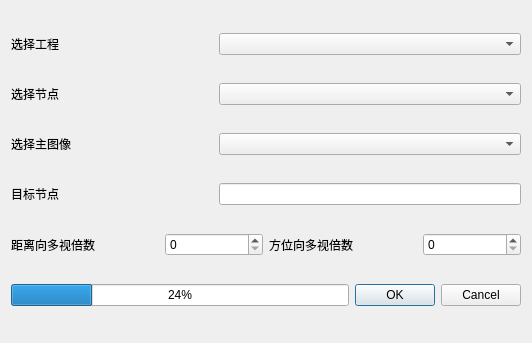
<?xml version="1.0" encoding="UTF-8"?>
<ui version="4.0">
 <class>interferogram_generation</class>
 <widget class="QWidget" name="interferogram_generation">
  <property name="geometry">
   <rect>
    <x>0</x>
    <y>0</y>
    <width>532</width>
    <height>343</height>
   </rect>
  </property>
  <property name="windowTitle">
   <string>干涉相位生成</string>
  </property>
  <property name="windowIcon">
   <iconset resource="../QtWidgetsApplication3.qrc">
    <normaloff>:/QtWidgetsApplication3/bin/icon/InSARapp.ico</normaloff>:/QtWidgetsApplication3/bin/icon/InSARapp.ico</iconset>
  </property>
  <layout class="QVBoxLayout" name="verticalLayout">
   <item>
    <layout class="QHBoxLayout" name="horizontalLayout_3" stretch="4,6">
     <item>
      <widget class="QLabel" name="label">
       <property name="text">
        <string>选择工程</string>
       </property>
      </widget>
     </item>
     <item>
      <widget class="QComboBox" name="comboBox_src_project"/>
     </item>
    </layout>
   </item>
   <item>
    <layout class="QHBoxLayout" name="horizontalLayout_4" stretch="4,6">
     <item>
      <widget class="QLabel" name="label_2">
       <property name="text">
        <string>选择节点</string>
       </property>
      </widget>
     </item>
     <item>
      <widget class="QComboBox" name="comboBox_src_node"/>
     </item>
    </layout>
   </item>
   <item>
    <layout class="QHBoxLayout" name="horizontalLayout_8" stretch="4,6">
     <item>
      <widget class="QLabel" name="label_6">
       <property name="text">
        <string>选择主图像</string>
       </property>
      </widget>
     </item>
     <item>
      <widget class="QComboBox" name="comboBox_master_image"/>
     </item>
    </layout>
   </item>
   <item>
    <layout class="QHBoxLayout" name="horizontalLayout_5" stretch="4,6">
     <item>
      <widget class="QLabel" name="label_3">
       <property name="text">
        <string>目标节点</string>
       </property>
      </widget>
     </item>
     <item>
      <widget class="QLineEdit" name="lineEdit_dst_node"/>
     </item>
    </layout>
   </item>
   <item>
    <layout class="QHBoxLayout" name="horizontalLayout_7" stretch="3,2,3,2">
     <item>
      <widget class="QLabel" name="label_5">
       <property name="text">
        <string>距离向多视倍数</string>
       </property>
      </widget>
     </item>
     <item>
      <widget class="QSpinBox" name="spinBox_multilook_rg"/>
     </item>
     <item>
      <widget class="QLabel" name="label_4">
       <property name="text">
        <string>方位向多视倍数</string>
       </property>
      </widget>
     </item>
     <item>
      <widget class="QSpinBox" name="spinBox_multilook_az"/>
     </item>
    </layout>
   </item>
   <item>
    <layout class="QHBoxLayout" name="horizontalLayout_6" stretch="7,3">
     <item>
      <widget class="QProgressBar" name="progressBar">
       <property name="value">
        <number>24</number>
       </property>
      </widget>
     </item>
     <item>
      <widget class="QDialogButtonBox" name="buttonBox">
       <property name="standardButtons">
        <set>QDialogButtonBox::Cancel|QDialogButtonBox::Ok</set>
       </property>
      </widget>
     </item>
    </layout>
   </item>
  </layout>
 </widget>
 <resources>
  <include location="../QtWidgetsApplication3.qrc"/>
 </resources>
 <connections/>
</ui>
